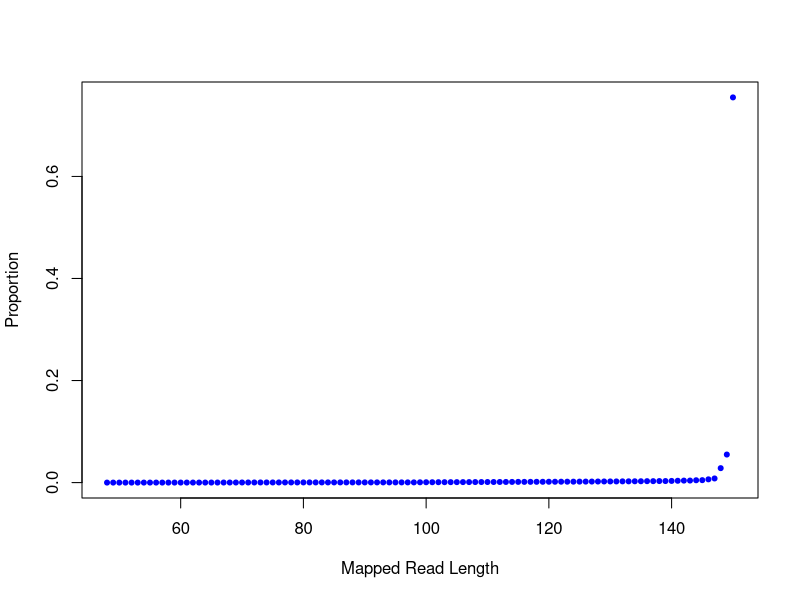

R code for this plot:
png("/rds/user/is460/hpc-work/muscle-rnaseq/ezbamqc/output/figs/srpk3_hom_ttnb_wt_1.readlen_profile.png",width=500,height=500,units="px")
readlen_val=c(48,49,50,51,52,53,54,55,56,57,58,59,60,61,62,63,64,65,66,67,68,69,70,71,72,73,74,75,76,77,78,79,80,81,82,83,84,85,86,87,88,89,90,91,92,93,94,95,96,97,98,99,100,101,102,103,104,105,106,107,108,109,110,111,112,113,114,115,116,117,118,119,120,121,122,123,124,125,126,127,128,129,130,131,132,133,134,135,136,137,138,139,140,141,142,143,144,145,146,147,148,149,150)
readlen_count=c(85,148,304,425,613,788,971,1123,1292,1558,2005,2124,2281,2539,2845,2975,3411,3670,4351,5163,5692,6454,8277,8762,9365,10518,10000,10210,11130,12033,11657,12024,12093,13240,12505,12989,13233,12998,13684,13633,13786,13932,13925,14186,14761,14493,14727,14763,14685,15167,15538,20962,25040,26146,28883,29952,31611,32894,35033,36177,38804,39731,41404,42314,44229,46035,48479,51422,51950,53525,55418,57966,60465,60960,63611,65243,66783,69730,72080,74282,77391,81473,82669,83819,88782,90158,94428,97049,102877,103539,110300,111150,119788,130957,142969,145986,168318,175053,234562,297368,1039144,2019034,27730086)
plot(readlen_val,(readlen_count/36735300),pch=20,xlab="Mapped Read Length",ylab="Proportion",col="blue")
dev.state=dev.off()
